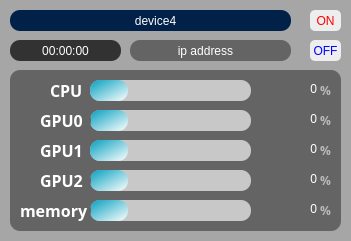
   <widget class="QFrame" name="frame_7">
    <property name="geometry">
     <rect>
      <x>40</x>
      <y>280</y>
      <width>351</width>
      <height>241</height>
     </rect>
    </property>
    <property name="layoutDirection">
     <enum>Qt::LayoutDirection::LeftToRight</enum>
    </property>
    <property name="styleSheet">
     <string notr="true">background-color:rgb(166, 166, 166);
border-style:solid;
border-radius: 5px;</string>
    </property>
    <property name="frameShape">
     <enum>QFrame::Shape::StyledPanel</enum>
    </property>
    <property name="frameShadow">
     <enum>QFrame::Shadow::Raised</enum>
    </property>
    <widget class="QFrame" name="frame_8">
     <property name="geometry">
      <rect>
       <x>10</x>
       <y>70</y>
       <width>331</width>
       <height>161</height>
      </rect>
     </property>
     <property name="styleSheet">
      <string notr="true">background-color:rgb(100, 100, 100);
border-style:solid;
border-radius: 10px;</string>
     </property>
     <property name="frameShape">
      <enum>QFrame::Shape::StyledPanel</enum>
     </property>
     <property name="frameShadow">
      <enum>QFrame::Shadow::Raised</enum>
     </property>
     <widget class="QLabel" name="cpu_name_40">
      <property name="geometry">
       <rect>
        <x>40</x>
        <y>10</y>
        <width>41</width>
        <height>21</height>
       </rect>
      </property>
      <property name="font">
       <font>
        <family>맑은 고딕</family>
        <pointsize>12</pointsize>
        <italic>false</italic>
        <bold>true</bold>
       </font>
      </property>
      <property name="styleSheet">
       <string notr="true">font: 700 12pt &quot;맑은 고딕&quot;;
color: rgb(255, 255, 255)</string>
      </property>
      <property name="text">
       <string>CPU</string>
      </property>
     </widget>
     <widget class="QLabel" name="cpu_usage_4">
      <property name="geometry">
       <rect>
        <x>256</x>
        <y>0</y>
        <width>51</width>
        <height>38</height>
       </rect>
      </property>
      <property name="layoutDirection">
       <enum>Qt::LayoutDirection::RightToLeft</enum>
      </property>
      <property name="styleSheet">
       <string notr="true">font: 700 18pt &quot;맑은 고딕&quot;;
color: rgb(255, 255, 255);</string>
      </property>
      <property name="text">
       <string>0</string>
      </property>
      <property name="alignment">
       <set>Qt::AlignmentFlag::AlignRight|Qt::AlignmentFlag::AlignTrailing|Qt::AlignmentFlag::AlignVCenter</set>
      </property>
     </widget>
     <widget class="QProgressBar" name="cpu_progressBar_4">
      <property name="geometry">
       <rect>
        <x>80</x>
        <y>10</y>
        <width>161</width>
        <height>21</height>
       </rect>
      </property>
      <property name="styleSheet">
       <string notr="true">QProgressBar{
	background-color : rgb(200, 200, 200);
	border-style:solid;
	border-radius: 10px;
	text-align: center;
}

QProgressBar::chunk{
	border-radius:10px;	
	
	background-color: qlineargradient(spread:pad, x1:0, y1:0, x2:1, y2:1, stop:0 rgba(6, 160, 191, 255), stop:1 rgba(255, 255, 255, 255));
		
}</string>
      </property>
      <property name="value">
       <number>24</number>
      </property>
      <property name="textVisible">
       <bool>false</bool>
      </property>
     </widget>
     <widget class="QLabel" name="cpu_name_41">
      <property name="geometry">
       <rect>
        <x>310</x>
        <y>10</y>
        <width>21</width>
        <height>21</height>
       </rect>
      </property>
      <property name="font">
       <font>
        <family>맑은 고딕</family>
        <pointsize>9</pointsize>
        <italic>false</italic>
        <bold>true</bold>
       </font>
      </property>
      <property name="styleSheet">
       <string notr="true">font: 700 9pt &quot;맑은 고딕&quot;;
color: rgb(186, 186, 186);</string>
      </property>
      <property name="text">
       <string>%</string>
      </property>
     </widget>
     <widget class="QProgressBar" name="gpu0_progressBar_4">
      <property name="geometry">
       <rect>
        <x>80</x>
        <y>40</y>
        <width>161</width>
        <height>21</height>
       </rect>
      </property>
      <property name="styleSheet">
       <string notr="true">QProgressBar{
	background-color : rgb(200, 200, 200);
	border-style:solid;
	border-radius: 10px;
	text-align: center;
}

QProgressBar::chunk{
	border-radius:10px;	
	
	background-color: qlineargradient(spread:pad, x1:0, y1:0, x2:1, y2:1, stop:0 rgba(6, 160, 191, 255), stop:1 rgba(255, 255, 255, 255));
		
}</string>
      </property>
      <property name="value">
       <number>24</number>
      </property>
      <property name="textVisible">
       <bool>false</bool>
      </property>
     </widget>
     <widget class="QLabel" name="gpu0_usage_4">
      <property name="geometry">
       <rect>
        <x>256</x>
        <y>30</y>
        <width>51</width>
        <height>38</height>
       </rect>
      </property>
      <property name="layoutDirection">
       <enum>Qt::LayoutDirection::RightToLeft</enum>
      </property>
      <property name="styleSheet">
       <string notr="true">font: 700 18pt &quot;맑은 고딕&quot;;
color: rgb(255, 255, 255);</string>
      </property>
      <property name="text">
       <string>0</string>
      </property>
      <property name="alignment">
       <set>Qt::AlignmentFlag::AlignRight|Qt::AlignmentFlag::AlignTrailing|Qt::AlignmentFlag::AlignVCenter</set>
      </property>
     </widget>
     <widget class="QLabel" name="cpu_name_42">
      <property name="geometry">
       <rect>
        <x>310</x>
        <y>40</y>
        <width>21</width>
        <height>21</height>
       </rect>
      </property>
      <property name="font">
       <font>
        <family>맑은 고딕</family>
        <pointsize>9</pointsize>
        <italic>false</italic>
        <bold>true</bold>
       </font>
      </property>
      <property name="styleSheet">
       <string notr="true">font: 700 9pt &quot;맑은 고딕&quot;;
color: rgb(186, 186, 186);</string>
      </property>
      <property name="text">
       <string>%</string>
      </property>
     </widget>
     <widget class="QLabel" name="cpu_name_43">
      <property name="geometry">
       <rect>
        <x>30</x>
        <y>40</y>
        <width>51</width>
        <height>21</height>
       </rect>
      </property>
      <property name="font">
       <font>
        <family>맑은 고딕</family>
        <pointsize>12</pointsize>
        <italic>false</italic>
        <bold>true</bold>
       </font>
      </property>
      <property name="styleSheet">
       <string notr="true">font: 700 12pt &quot;맑은 고딕&quot;;
color: rgb(255, 255, 255)</string>
      </property>
      <property name="text">
       <string>GPU0</string>
      </property>
     </widget>
     <widget class="QProgressBar" name="gpu1_progressBar_4">
      <property name="geometry">
       <rect>
        <x>80</x>
        <y>70</y>
        <width>161</width>
        <height>21</height>
       </rect>
      </property>
      <property name="styleSheet">
       <string notr="true">QProgressBar{
	background-color : rgb(200, 200, 200);
	border-style:solid;
	border-radius: 10px;
	text-align: center;
}

QProgressBar::chunk{
	border-radius:10px;	
	
	background-color: qlineargradient(spread:pad, x1:0, y1:0, x2:1, y2:1, stop:0 rgba(6, 160, 191, 255), stop:1 rgba(255, 255, 255, 255));
		
}</string>
      </property>
      <property name="value">
       <number>24</number>
      </property>
      <property name="textVisible">
       <bool>false</bool>
      </property>
     </widget>
     <widget class="QLabel" name="gpu1_usage_4">
      <property name="geometry">
       <rect>
        <x>256</x>
        <y>60</y>
        <width>51</width>
        <height>38</height>
       </rect>
      </property>
      <property name="layoutDirection">
       <enum>Qt::LayoutDirection::RightToLeft</enum>
      </property>
      <property name="styleSheet">
       <string notr="true">font: 700 18pt &quot;맑은 고딕&quot;;
color: rgb(255, 255, 255);</string>
      </property>
      <property name="text">
       <string>0</string>
      </property>
      <property name="alignment">
       <set>Qt::AlignmentFlag::AlignRight|Qt::AlignmentFlag::AlignTrailing|Qt::AlignmentFlag::AlignVCenter</set>
      </property>
     </widget>
     <widget class="QLabel" name="cpu_name_44">
      <property name="geometry">
       <rect>
        <x>310</x>
        <y>70</y>
        <width>21</width>
        <height>21</height>
       </rect>
      </property>
      <property name="font">
       <font>
        <family>맑은 고딕</family>
        <pointsize>9</pointsize>
        <italic>false</italic>
        <bold>true</bold>
       </font>
      </property>
      <property name="styleSheet">
       <string notr="true">font: 700 9pt &quot;맑은 고딕&quot;;
color: rgb(186, 186, 186);</string>
      </property>
      <property name="text">
       <string>%</string>
      </property>
     </widget>
     <widget class="QLabel" name="cpu_name_45">
      <property name="geometry">
       <rect>
        <x>30</x>
        <y>70</y>
        <width>41</width>
        <height>21</height>
       </rect>
      </property>
      <property name="font">
       <font>
        <family>맑은 고딕</family>
        <pointsize>12</pointsize>
        <italic>false</italic>
        <bold>true</bold>
       </font>
      </property>
      <property name="styleSheet">
       <string notr="true">font: 700 12pt &quot;맑은 고딕&quot;;
color: rgb(255, 255, 255)</string>
      </property>
      <property name="text">
       <string>GPU1</string>
      </property>
     </widget>
     <widget class="QProgressBar" name="gpu2_progressBar_4">
      <property name="geometry">
       <rect>
        <x>80</x>
        <y>100</y>
        <width>161</width>
        <height>21</height>
       </rect>
      </property>
      <property name="styleSheet">
       <string notr="true">QProgressBar{
	background-color : rgb(200, 200, 200);
	border-style:solid;
	border-radius: 10px;
	text-align: center;
}

QProgressBar::chunk{
	border-radius:10px;	
	
	background-color: qlineargradient(spread:pad, x1:0, y1:0, x2:1, y2:1, stop:0 rgba(6, 160, 191, 255), stop:1 rgba(255, 255, 255, 255));
		
}</string>
      </property>
      <property name="value">
       <number>24</number>
      </property>
      <property name="textVisible">
       <bool>false</bool>
      </property>
     </widget>
     <widget class="QLabel" name="gpu2_usage_4">
      <property name="geometry">
       <rect>
        <x>256</x>
        <y>90</y>
        <width>51</width>
        <height>38</height>
       </rect>
      </property>
      <property name="layoutDirection">
       <enum>Qt::LayoutDirection::RightToLeft</enum>
      </property>
      <property name="styleSheet">
       <string notr="true">font: 700 18pt &quot;맑은 고딕&quot;;
color: rgb(255, 255, 255);</string>
      </property>
      <property name="text">
       <string>0</string>
      </property>
      <property name="alignment">
       <set>Qt::AlignmentFlag::AlignRight|Qt::AlignmentFlag::AlignTrailing|Qt::AlignmentFlag::AlignVCenter</set>
      </property>
     </widget>
     <widget class="QLabel" name="cpu_name_46">
      <property name="geometry">
       <rect>
        <x>310</x>
        <y>100</y>
        <width>21</width>
        <height>21</height>
       </rect>
      </property>
      <property name="font">
       <font>
        <family>맑은 고딕</family>
        <pointsize>9</pointsize>
        <italic>false</italic>
        <bold>true</bold>
       </font>
      </property>
      <property name="styleSheet">
       <string notr="true">font: 700 9pt &quot;맑은 고딕&quot;;
color: rgb(186, 186, 186);</string>
      </property>
      <property name="text">
       <string>%</string>
      </property>
     </widget>
     <widget class="QLabel" name="cpu_name_47">
      <property name="geometry">
       <rect>
        <x>30</x>
        <y>100</y>
        <width>51</width>
        <height>21</height>
       </rect>
      </property>
      <property name="font">
       <font>
        <family>맑은 고딕</family>
        <pointsize>12</pointsize>
        <italic>false</italic>
        <bold>true</bold>
       </font>
      </property>
      <property name="styleSheet">
       <string notr="true">font: 700 12pt &quot;맑은 고딕&quot;;
color: rgb(255, 255, 255)</string>
      </property>
      <property name="text">
       <string>GPU2</string>
      </property>
     </widget>
     <widget class="QProgressBar" name="memory_progressBar_4">
      <property name="geometry">
       <rect>
        <x>80</x>
        <y>130</y>
        <width>161</width>
        <height>21</height>
       </rect>
      </property>
      <property name="styleSheet">
       <string notr="true">QProgressBar{
	background-color : rgb(200, 200, 200);
	border-style:solid;
	border-radius: 10px;
	text-align: center;
}

QProgressBar::chunk{
	border-radius:10px;	
	
	background-color: qlineargradient(spread:pad, x1:0, y1:0, x2:1, y2:1, stop:0 rgba(6, 160, 191, 255), stop:1 rgba(255, 255, 255, 255));
		
}</string>
      </property>
      <property name="value">
       <number>24</number>
      </property>
      <property name="textVisible">
       <bool>false</bool>
      </property>
     </widget>
     <widget class="QLabel" name="memory_usage_4">
      <property name="geometry">
       <rect>
        <x>256</x>
        <y>120</y>
        <width>51</width>
        <height>38</height>
       </rect>
      </property>
      <property name="layoutDirection">
       <enum>Qt::LayoutDirection::RightToLeft</enum>
      </property>
      <property name="styleSheet">
       <string notr="true">font: 700 18pt &quot;맑은 고딕&quot;;
color: rgb(255, 255, 255);</string>
      </property>
      <property name="text">
       <string>0</string>
      </property>
      <property name="alignment">
       <set>Qt::AlignmentFlag::AlignRight|Qt::AlignmentFlag::AlignTrailing|Qt::AlignmentFlag::AlignVCenter</set>
      </property>
     </widget>
     <widget class="QLabel" name="cpu_name_48">
      <property name="geometry">
       <rect>
        <x>310</x>
        <y>130</y>
        <width>21</width>
        <height>21</height>
       </rect>
      </property>
      <property name="font">
       <font>
        <family>맑은 고딕</family>
        <pointsize>9</pointsize>
        <italic>false</italic>
        <bold>true</bold>
       </font>
      </property>
      <property name="styleSheet">
       <string notr="true">font: 700 9pt &quot;맑은 고딕&quot;;
color: rgb(186, 186, 186);</string>
      </property>
      <property name="text">
       <string>%</string>
      </property>
     </widget>
     <widget class="QLabel" name="cpu_name_49">
      <property name="geometry">
       <rect>
        <x>10</x>
        <y>130</y>
        <width>71</width>
        <height>21</height>
       </rect>
      </property>
      <property name="font">
       <font>
        <family>맑은 고딕</family>
        <pointsize>12</pointsize>
        <italic>false</italic>
        <bold>true</bold>
       </font>
      </property>
      <property name="styleSheet">
       <string notr="true">font: 700 12pt &quot;맑은 고딕&quot;;
color: rgb(255, 255, 255)</string>
      </property>
      <property name="text">
       <string>memory</string>
      </property>
     </widget>
    </widget>
    <widget class="QFrame" name="frame_19">
     <property name="geometry">
      <rect>
       <x>10</x>
       <y>10</y>
       <width>281</width>
       <height>21</height>
      </rect>
     </property>
     <property name="styleSheet">
      <string notr="true">background-color: rgb(1, 33, 72);
border-style:solid;
border-radius: 10px;</string>
     </property>
     <property name="frameShape">
      <enum>QFrame::Shape::StyledPanel</enum>
     </property>
     <property name="frameShadow">
      <enum>QFrame::Shadow::Raised</enum>
     </property>
     <widget class="QLabel" name="gpu0_usage_18">
      <property name="geometry">
       <rect>
        <x>210</x>
        <y>80</y>
        <width>91</width>
        <height>31</height>
       </rect>
      </property>
      <property name="styleSheet">
       <string notr="true">font: 700 14pt &quot;맑은 고딕&quot;;</string>
      </property>
      <property name="text">
       <string>0%</string>
      </property>
     </widget>
     <widget class="QLabel" name="label_60">
      <property name="geometry">
       <rect>
        <x>170</x>
        <y>80</y>
        <width>81</width>
        <height>31</height>
       </rect>
      </property>
      <property name="styleSheet">
       <string notr="true">font: 700 14pt &quot;맑은 고딕&quot;;</string>
      </property>
      <property name="text">
       <string>0%</string>
      </property>
     </widget>
     <widget class="QLabel" name="label_61">
      <property name="geometry">
       <rect>
        <x>170</x>
        <y>110</y>
        <width>91</width>
        <height>31</height>
       </rect>
      </property>
      <property name="styleSheet">
       <string notr="true">font: 700 14pt &quot;맑은 고딕&quot;;</string>
      </property>
      <property name="text">
       <string>0%</string>
      </property>
     </widget>
     <widget class="QLabel" name="label_62">
      <property name="geometry">
       <rect>
        <x>30</x>
        <y>140</y>
        <width>131</width>
        <height>31</height>
       </rect>
      </property>
      <property name="styleSheet">
       <string notr="true">font: 700 14pt &quot;맑은 고딕&quot;;</string>
      </property>
      <property name="text">
       <string>MEMORY:</string>
      </property>
     </widget>
     <widget class="QLabel" name="memory_usage_18">
      <property name="geometry">
       <rect>
        <x>170</x>
        <y>140</y>
        <width>91</width>
        <height>31</height>
       </rect>
      </property>
      <property name="styleSheet">
       <string notr="true">font: 700 14pt &quot;맑은 고딕&quot;;</string>
      </property>
      <property name="text">
       <string>0%</string>
      </property>
     </widget>
     <widget class="QLabel" name="cpu_name_50">
      <property name="geometry">
       <rect>
        <x>280</x>
        <y>30</y>
        <width>21</width>
        <height>21</height>
       </rect>
      </property>
      <property name="font">
       <font>
        <family>맑은 고딕</family>
        <pointsize>12</pointsize>
        <italic>false</italic>
        <bold>true</bold>
       </font>
      </property>
      <property name="styleSheet">
       <string notr="true">font: 700 12pt &quot;맑은 고딕&quot;;
color: rgb(186, 186, 186);</string>
      </property>
      <property name="text">
       <string>%</string>
      </property>
     </widget>
     <widget class="QLabel" name="cpu_usage_20">
      <property name="geometry">
       <rect>
        <x>210</x>
        <y>20</y>
        <width>61</width>
        <height>51</height>
       </rect>
      </property>
      <property name="layoutDirection">
       <enum>Qt::LayoutDirection::RightToLeft</enum>
      </property>
      <property name="styleSheet">
       <string notr="true">font: 700 40pt &quot;맑은 고딕&quot;;
color: rgb(255, 255, 255);</string>
      </property>
      <property name="text">
       <string>0</string>
      </property>
      <property name="alignment">
       <set>Qt::AlignmentFlag::AlignRight|Qt::AlignmentFlag::AlignTrailing|Qt::AlignmentFlag::AlignVCenter</set>
      </property>
     </widget>
     <widget class="QLabel" name="cpu_usage_21">
      <property name="geometry">
       <rect>
        <x>100</x>
        <y>0</y>
        <width>91</width>
        <height>21</height>
       </rect>
      </property>
      <property name="layoutDirection">
       <enum>Qt::LayoutDirection::RightToLeft</enum>
      </property>
      <property name="styleSheet">
       <string notr="true">font: 700 11pt &quot;맑은 고딕&quot;;
color: rgb(255, 255, 255);</string>
      </property>
      <property name="text">
       <string>device4</string>
      </property>
      <property name="alignment">
       <set>Qt::AlignmentFlag::AlignCenter</set>
      </property>
     </widget>
    </widget>
    <widget class="QFrame" name="frame_20">
     <property name="geometry">
      <rect>
       <x>10</x>
       <y>40</y>
       <width>111</width>
       <height>21</height>
      </rect>
     </property>
     <property name="styleSheet">
      <string notr="true">background-color:rgb(50, 50, 50);
border-style:solid;
border-radius: 10px;</string>
     </property>
     <property name="frameShape">
      <enum>QFrame::Shape::StyledPanel</enum>
     </property>
     <property name="frameShadow">
      <enum>QFrame::Shadow::Raised</enum>
     </property>
     <widget class="QLabel" name="gpu0_usage_19">
      <property name="geometry">
       <rect>
        <x>210</x>
        <y>80</y>
        <width>91</width>
        <height>31</height>
       </rect>
      </property>
      <property name="styleSheet">
       <string notr="true">font: 700 14pt &quot;맑은 고딕&quot;;</string>
      </property>
      <property name="text">
       <string>0%</string>
      </property>
     </widget>
     <widget class="QLabel" name="label_63">
      <property name="geometry">
       <rect>
        <x>170</x>
        <y>80</y>
        <width>81</width>
        <height>31</height>
       </rect>
      </property>
      <property name="styleSheet">
       <string notr="true">font: 700 14pt &quot;맑은 고딕&quot;;</string>
      </property>
      <property name="text">
       <string>0%</string>
      </property>
     </widget>
     <widget class="QLabel" name="label_64">
      <property name="geometry">
       <rect>
        <x>170</x>
        <y>110</y>
        <width>91</width>
        <height>31</height>
       </rect>
      </property>
      <property name="styleSheet">
       <string notr="true">font: 700 14pt &quot;맑은 고딕&quot;;</string>
      </property>
      <property name="text">
       <string>0%</string>
      </property>
     </widget>
     <widget class="QLabel" name="label_65">
      <property name="geometry">
       <rect>
        <x>30</x>
        <y>140</y>
        <width>131</width>
        <height>31</height>
       </rect>
      </property>
      <property name="styleSheet">
       <string notr="true">font: 700 14pt &quot;맑은 고딕&quot;;</string>
      </property>
      <property name="text">
       <string>MEMORY:</string>
      </property>
     </widget>
     <widget class="QLabel" name="memory_usage_19">
      <property name="geometry">
       <rect>
        <x>170</x>
        <y>140</y>
        <width>91</width>
        <height>31</height>
       </rect>
      </property>
      <property name="styleSheet">
       <string notr="true">font: 700 14pt &quot;맑은 고딕&quot;;</string>
      </property>
      <property name="text">
       <string>0%</string>
      </property>
     </widget>
     <widget class="QLabel" name="cpu_name_51">
      <property name="geometry">
       <rect>
        <x>280</x>
        <y>30</y>
        <width>21</width>
        <height>21</height>
       </rect>
      </property>
      <property name="font">
       <font>
        <family>맑은 고딕</family>
        <pointsize>12</pointsize>
        <italic>false</italic>
        <bold>true</bold>
       </font>
      </property>
      <property name="styleSheet">
       <string notr="true">font: 700 12pt &quot;맑은 고딕&quot;;
color: rgb(186, 186, 186);</string>
      </property>
      <property name="text">
       <string>%</string>
      </property>
     </widget>
     <widget class="QLabel" name="cpu_usage_22">
      <property name="geometry">
       <rect>
        <x>210</x>
        <y>20</y>
        <width>61</width>
        <height>51</height>
       </rect>
      </property>
      <property name="layoutDirection">
       <enum>Qt::LayoutDirection::RightToLeft</enum>
      </property>
      <property name="styleSheet">
       <string notr="true">font: 700 40pt &quot;맑은 고딕&quot;;
color: rgb(255, 255, 255);</string>
      </property>
      <property name="text">
       <string>0</string>
      </property>
      <property name="alignment">
       <set>Qt::AlignmentFlag::AlignRight|Qt::AlignmentFlag::AlignTrailing|Qt::AlignmentFlag::AlignVCenter</set>
      </property>
     </widget>
     <widget class="QLabel" name="elapsed_time_4">
      <property name="geometry">
       <rect>
        <x>10</x>
        <y>0</y>
        <width>91</width>
        <height>21</height>
       </rect>
      </property>
      <property name="layoutDirection">
       <enum>Qt::LayoutDirection::RightToLeft</enum>
      </property>
      <property name="styleSheet">
       <string notr="true">font: 700 11pt &quot;맑은 고딕&quot;;
color: rgb(255, 255, 255);</string>
      </property>
      <property name="text">
       <string>00:00:00</string>
      </property>
      <property name="alignment">
       <set>Qt::AlignmentFlag::AlignCenter</set>
      </property>
     </widget>
    </widget>
    <widget class="QFrame" name="frame_21">
     <property name="geometry">
      <rect>
       <x>130</x>
       <y>40</y>
       <width>161</width>
       <height>21</height>
      </rect>
     </property>
     <property name="styleSheet">
      <string notr="true">background-color:rgb(100, 100, 100);
border-style:solid;
border-radius: 10px;</string>
     </property>
     <property name="frameShape">
      <enum>QFrame::Shape::StyledPanel</enum>
     </property>
     <property name="frameShadow">
      <enum>QFrame::Shadow::Raised</enum>
     </property>
     <widget class="QLabel" name="gpu0_usage_20">
      <property name="geometry">
       <rect>
        <x>210</x>
        <y>80</y>
        <width>91</width>
        <height>31</height>
       </rect>
      </property>
      <property name="styleSheet">
       <string notr="true">font: 700 14pt &quot;맑은 고딕&quot;;</string>
      </property>
      <property name="text">
       <string>0%</string>
      </property>
     </widget>
     <widget class="QLabel" name="label_66">
      <property name="geometry">
       <rect>
        <x>170</x>
        <y>80</y>
        <width>81</width>
        <height>31</height>
       </rect>
      </property>
      <property name="styleSheet">
       <string notr="true">font: 700 14pt &quot;맑은 고딕&quot;;</string>
      </property>
      <property name="text">
       <string>0%</string>
      </property>
     </widget>
     <widget class="QLabel" name="label_67">
      <property name="geometry">
       <rect>
        <x>170</x>
        <y>110</y>
        <width>91</width>
        <height>31</height>
       </rect>
      </property>
      <property name="styleSheet">
       <string notr="true">font: 700 14pt &quot;맑은 고딕&quot;;</string>
      </property>
      <property name="text">
       <string>0%</string>
      </property>
     </widget>
     <widget class="QLabel" name="label_68">
      <property name="geometry">
       <rect>
        <x>30</x>
        <y>140</y>
        <width>131</width>
        <height>31</height>
       </rect>
      </property>
      <property name="styleSheet">
       <string notr="true">font: 700 14pt &quot;맑은 고딕&quot;;</string>
      </property>
      <property name="text">
       <string>MEMORY:</string>
      </property>
     </widget>
     <widget class="QLabel" name="memory_usage_20">
      <property name="geometry">
       <rect>
        <x>170</x>
        <y>140</y>
        <width>91</width>
        <height>31</height>
       </rect>
      </property>
      <property name="styleSheet">
       <string notr="true">font: 700 14pt &quot;맑은 고딕&quot;;</string>
      </property>
      <property name="text">
       <string>0%</string>
      </property>
     </widget>
     <widget class="QLabel" name="cpu_name_52">
      <property name="geometry">
       <rect>
        <x>280</x>
        <y>30</y>
        <width>21</width>
        <height>21</height>
       </rect>
      </property>
      <property name="font">
       <font>
        <family>맑은 고딕</family>
        <pointsize>12</pointsize>
        <italic>false</italic>
        <bold>true</bold>
       </font>
      </property>
      <property name="styleSheet">
       <string notr="true">font: 700 12pt &quot;맑은 고딕&quot;;
color: rgb(186, 186, 186);</string>
      </property>
      <property name="text">
       <string>%</string>
      </property>
     </widget>
     <widget class="QLabel" name="cpu_usage_23">
      <property name="geometry">
       <rect>
        <x>210</x>
        <y>20</y>
        <width>61</width>
        <height>51</height>
       </rect>
      </property>
      <property name="layoutDirection">
       <enum>Qt::LayoutDirection::RightToLeft</enum>
      </property>
      <property name="styleSheet">
       <string notr="true">font: 700 40pt &quot;맑은 고딕&quot;;
color: rgb(255, 255, 255);</string>
      </property>
      <property name="text">
       <string>0</string>
      </property>
      <property name="alignment">
       <set>Qt::AlignmentFlag::AlignRight|Qt::AlignmentFlag::AlignTrailing|Qt::AlignmentFlag::AlignVCenter</set>
      </property>
     </widget>
     <widget class="QLabel" name="client_ip_address_4">
      <property name="geometry">
       <rect>
        <x>30</x>
        <y>0</y>
        <width>91</width>
        <height>21</height>
       </rect>
      </property>
      <property name="layoutDirection">
       <enum>Qt::LayoutDirection::RightToLeft</enum>
      </property>
      <property name="styleSheet">
       <string notr="true">font: 700 10pt &quot;맑은 고딕&quot;;
color: rgb(255, 255, 255);</string>
      </property>
      <property name="text">
       <string>ip address</string>
      </property>
      <property name="alignment">
       <set>Qt::AlignmentFlag::AlignCenter</set>
      </property>
     </widget>
    </widget>
    <widget class="QPushButton" name="onButton_7">
     <property name="geometry">
      <rect>
       <x>310</x>
       <y>40</y>
       <width>31</width>
       <height>21</height>
      </rect>
     </property>
     <property name="styleSheet">
      <string notr="true">font: 700 7pt &quot;맑은 고딕&quot;;
background-color:rgb(238, 238, 238);
color:rgb(0, 0, 255)</string>
     </property>
     <property name="text">
      <string>OFF</string>
     </property>
    </widget>
    <widget class="QPushButton" name="onButton_8">
     <property name="geometry">
      <rect>
       <x>310</x>
       <y>10</y>
       <width>31</width>
       <height>21</height>
      </rect>
     </property>
     <property name="styleSheet">
      <string notr="true">font: 700 7pt &quot;맑은 고딕&quot;;
background-color:rgb(238, 238, 238);
color:rgb(255, 0, 0)</string>
     </property>
     <property name="text">
      <string>ON</string>
     </property>
    </widget>
   </widget>
